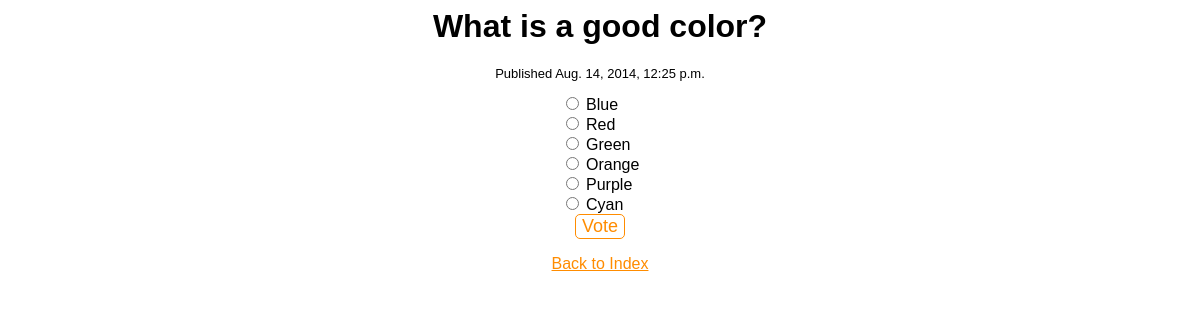
Screenshot of /3/ with the database file from the repository.
### polls/models.py (models this page shows, shortened)
class Poll(models.Model):
    question = models.CharField(max_length = 200)
    pub_date = models.DateTimeField('Date published')

class Choice(models.Model):
    poll = models.ForeignKey(Poll)
    choice_text = models.CharField(max_length = 200)
    votes = models.IntegerField(default = 0)

### polls/views.py (the view)
# urls.py: url(r'^(?P<pk>\d+)/$', views.DetailView.as_view(), name="detail"),
class DetailView(generic.DetailView):
    model = Poll
    template_name = 'polls/detail.html'

### polls/templates/polls/detail.html (shortened to what this page needs)
{% load staticfiles %}
<link rel="stylesheet" type="text/css" href="{% static 'polls/detail.css' %}"/>
<h1>{{ poll.question }}</h1>
<p class="pubdate">Published {{ poll.pub_date }}</p>
<form action="{% url 'polls:vote' poll.id %}" method="POST">
    <div id="choice-container">
    {% for choice in poll.choice_set.all %}
        <input type="radio" name="choice" id="choice{{ forloop.counter }}" value="{{ choice.id }}" />
        <label class="inputLabel" for="choice{{ forloop.counter }}">{{ choice.choice_text }}</label><br/>
    {% endfor %}
    </div>
    <br/>
    <input id="submit" type="submit" value="Vote" />
</form>
<a id="backbutton" href="{% url 'polls:index' %}">Back to Index</a>

### polls/static/polls/detail.css (style rules this page uses)
h1 { text-align: center; }
form { text-align: center; }
a { color: DarkOrange; text-align: center; }
.pubdate { text-align: center; font-size: small; }
#submit { border: 1px solid DarkOrange; border-radius: 5px; background: none; color: DarkOrange; font-size: large; }
#choice-container { text-align: justify; display: inline-block; }

### rows the page displays
Poll: question "What is a good color?", pub_date "Aug. 14, 2014, 12:25 p.m."
Choice: choice_text "Blue"
Choice: choice_text "Red"
Choice: choice_text "Green"
Choice: choice_text "Orange"
Choice: choice_text "Purple"
Choice: choice_text "Cyan"
